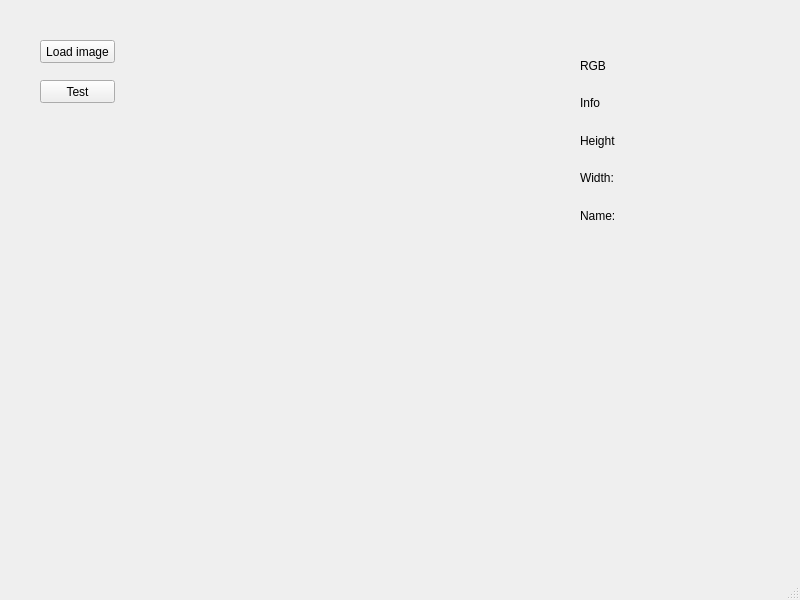
<?xml version="1.0" encoding="UTF-8"?>
<ui version="4.0">
 <class>MainWindow</class>
 <widget class="QMainWindow" name="MainWindow">
  <property name="geometry">
   <rect>
    <x>0</x>
    <y>0</y>
    <width>800</width>
    <height>600</height>
   </rect>
  </property>
  <property name="windowTitle">
   <string>MainWindow</string>
  </property>
  <widget class="QWidget" name="centralwidget">
   <widget class="QPushButton" name="loadImage_btn">
    <property name="geometry">
     <rect>
      <x>40</x>
      <y>40</y>
      <width>75</width>
      <height>23</height>
     </rect>
    </property>
    <property name="text">
     <string>Load image</string>
    </property>
   </widget>
   <widget class="QPushButton" name="Test_btn">
    <property name="geometry">
     <rect>
      <x>40</x>
      <y>80</y>
      <width>75</width>
      <height>23</height>
     </rect>
    </property>
    <property name="text">
     <string>Test</string>
    </property>
   </widget>
   <widget class="QLabel" name="ImageViewer">
    <property name="geometry">
     <rect>
      <x>150</x>
      <y>40</y>
      <width>411</width>
      <height>451</height>
     </rect>
    </property>
    <property name="text">
     <string/>
    </property>
   </widget>
   <widget class="QWidget" name="verticalLayoutWidget">
    <property name="geometry">
     <rect>
      <x>580</x>
      <y>50</y>
      <width>160</width>
      <height>181</height>
     </rect>
    </property>
    <layout class="QVBoxLayout" name="verticalLayout">
     <item>
      <widget class="QLabel" name="RGB">
       <property name="text">
        <string>RGB</string>
       </property>
      </widget>
     </item>
     <item>
      <widget class="QLabel" name="Info">
       <property name="text">
        <string>Info</string>
       </property>
      </widget>
     </item>
     <item>
      <layout class="QHBoxLayout" name="horizontalLayout_3">
       <item>
        <widget class="QLabel" name="height">
         <property name="text">
          <string>Height</string>
         </property>
        </widget>
       </item>
       <item>
        <widget class="QLabel" name="heightLbl">
         <property name="text">
          <string/>
         </property>
        </widget>
       </item>
      </layout>
     </item>
     <item>
      <layout class="QHBoxLayout" name="horizontalLayout_2">
       <item>
        <widget class="QLabel" name="width">
         <property name="text">
          <string>Width:</string>
         </property>
        </widget>
       </item>
       <item>
        <widget class="QLabel" name="widthLbl">
         <property name="text">
          <string/>
         </property>
        </widget>
       </item>
      </layout>
     </item>
     <item>
      <layout class="QHBoxLayout" name="horizontalLayout">
       <item>
        <widget class="QLabel" name="name">
         <property name="text">
          <string>Name:</string>
         </property>
        </widget>
       </item>
       <item>
        <widget class="QLabel" name="nameLbl">
         <property name="text">
          <string/>
         </property>
        </widget>
       </item>
      </layout>
     </item>
    </layout>
   </widget>
  </widget>
  <widget class="QMenuBar" name="menubar">
   <property name="geometry">
    <rect>
     <x>0</x>
     <y>0</y>
     <width>800</width>
     <height>21</height>
    </rect>
   </property>
  </widget>
  <widget class="QStatusBar" name="statusbar"/>
 </widget>
 <resources/>
 <connections/>
</ui>
